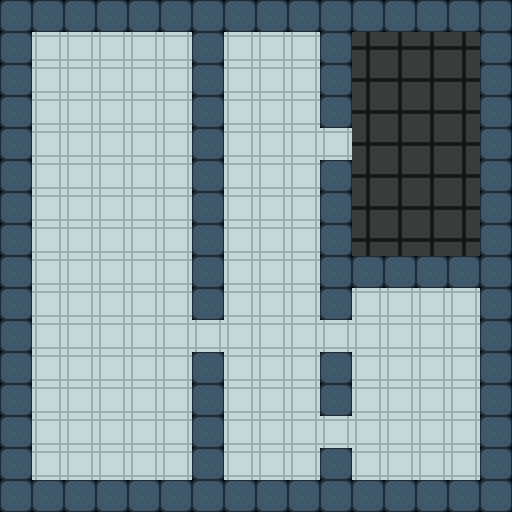

This game map was drawn from its Tiled (.tmx) file and the tilesets committed beside it. A one-line description and the trimmed map source follow:
An orthogonal 16x16 tile map with 32x32 px tiles, 2 tile layers (floor, main) and 10 objects (4x door, 3x chest, monster, slime, player).

<map version="1.0" orientation="orthogonal" renderorder="right-down" width="16" height="16" tilewidth="32" tileheight="32" nextobjectid="18">
 <tileset firstgid="1" name="tiles_test" tilewidth="32" tileheight="32" tilecount="16" columns="16">
  <image source="../tiles_test/tiles_test.png" width="512" height="32" />
  <tile id="3">
   <properties>
    <property name="level" value="1" />
   </properties>
  </tile>
  <tile id="4">
   <properties>
    <property name="level" value="2" />
   </properties>
  </tile>
  <tile id="5">
   <properties>
    <property name="level" value="3" />
   </properties>
  </tile>
  <tile id="7">
   <properties>
    <property name="level" value="1" />
   </properties>
  </tile>
  <tile id="8">
   <properties>
    <property name="level" value="2" />
   </properties>
  </tile>
  <tile id="9">
   <properties>
    <property name="level" value="3" />
   </properties>
  </tile>
  <tile id="12">
   <properties>
    <property name="type" value="floor_1" />
   </properties>
  </tile>
  <tile id="13">
   <properties>
    <property name="type" value="floor_2" />
   </properties>
  </tile>
  <tile id="15">
   <properties>
    <property name="type" value="wall_1" />
   </properties>
  </tile>
 </tileset>
 <layer name="floor" width="16" height="16">
  <data>[256 cells, 256 non-empty, 2 distinct tile ids]</data>
 </layer>
 <layer name="main" width="16" height="16">
  <data>[256 cells, 88 non-empty, 1 distinct tile ids]</data>
 </layer>
 <objectgroup name="objects">
  <object id="1" name="enemy_1" type="monster" gid="11" x="384" y="96" width="32" height="32" />
  <object id="2" name="enemy_2" type="slime" gid="12" x="64" y="96" width="32" height="32" />
  <object id="3" name="player" type="player" gid="15" x="384" y="416" width="32" height="32">
   <properties>
    <property name="items" value="card_1 card_2 card_3" />
   </properties>
  </object>
  <object id="4" name="chest_1" type="chest" gid="4" x="56" y="465" width="32" height="32">
   <properties>
    <property name="items" value="card_3 card_1" />
    <property name="level" value="1" />
   </properties>
  </object>
  <object id="9" name="chest_2" type="chest" gid="5" x="98" y="465" width="32" height="32">
   <properties>
    <property name="items" value="" />
    <property name="level" value="2" />
   </properties>
  </object>
  <object id="10" name="chest_3" type="chest" gid="6" x="144" y="466" width="32" height="32">
   <properties>
    <property name="items" value="card_2 card_3" />
    <property name="level" value="3" />
   </properties>
  </object>
  <object id="14" name="door_1" type="door" gid="8" x="320" y="352" width="32" height="32">
   <properties>
    <property name="level" value="1" />
   </properties>
  </object>
  <object id="15" name="door_2" type="door" gid="9" x="192" y="352" width="32" height="32">
   <properties>
    <property name="level" value="2" />
   </properties>
  </object>
  <object id="16" name="door_3" type="door" gid="10" x="320" y="160" width="32" height="32">
   <properties>
    <property name="level" value="3" />
   </properties>
  </object>
  <object id="17" name="door_4" type="door" gid="7" x="320" y="448" width="32" height="32">
   <properties>
    <property name="level" value="0" />
   </properties>
  </object>
 </objectgroup>
</map>